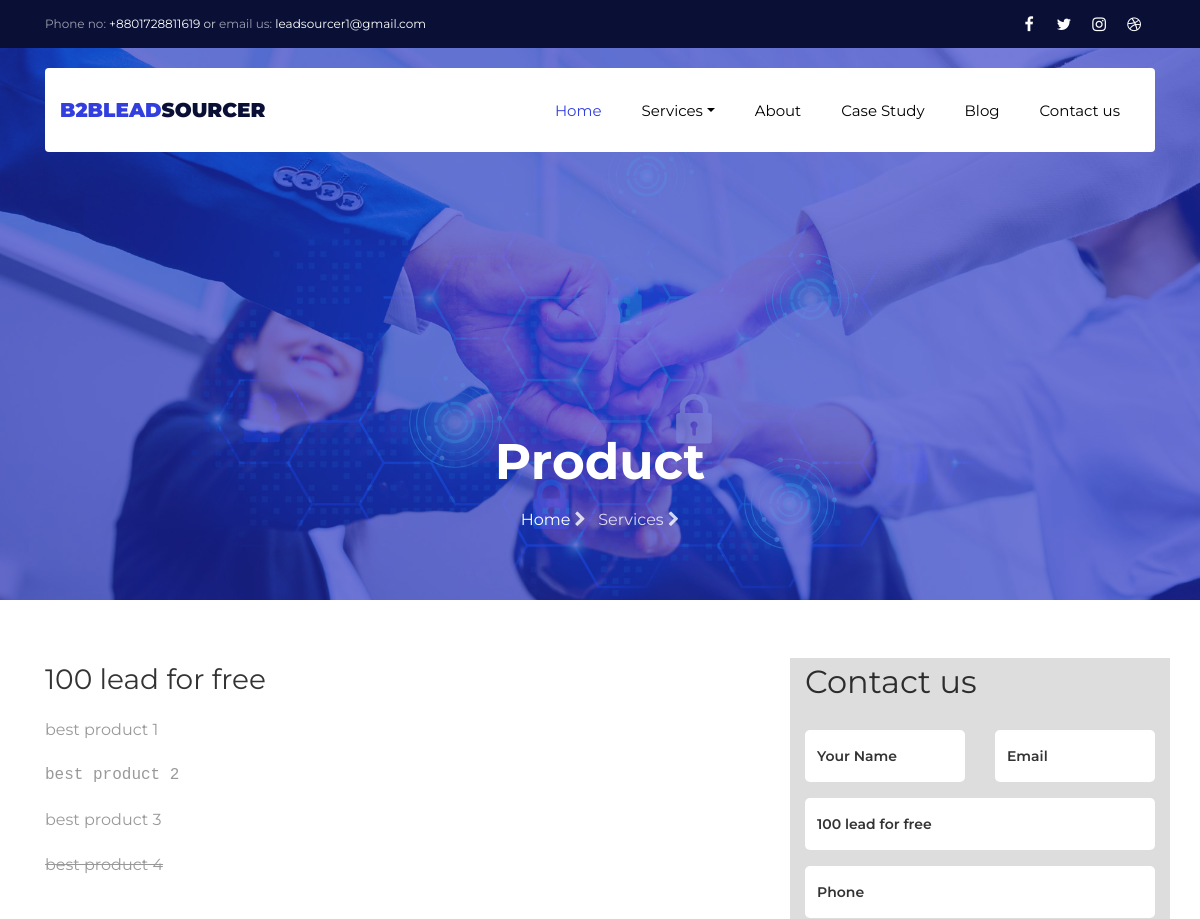
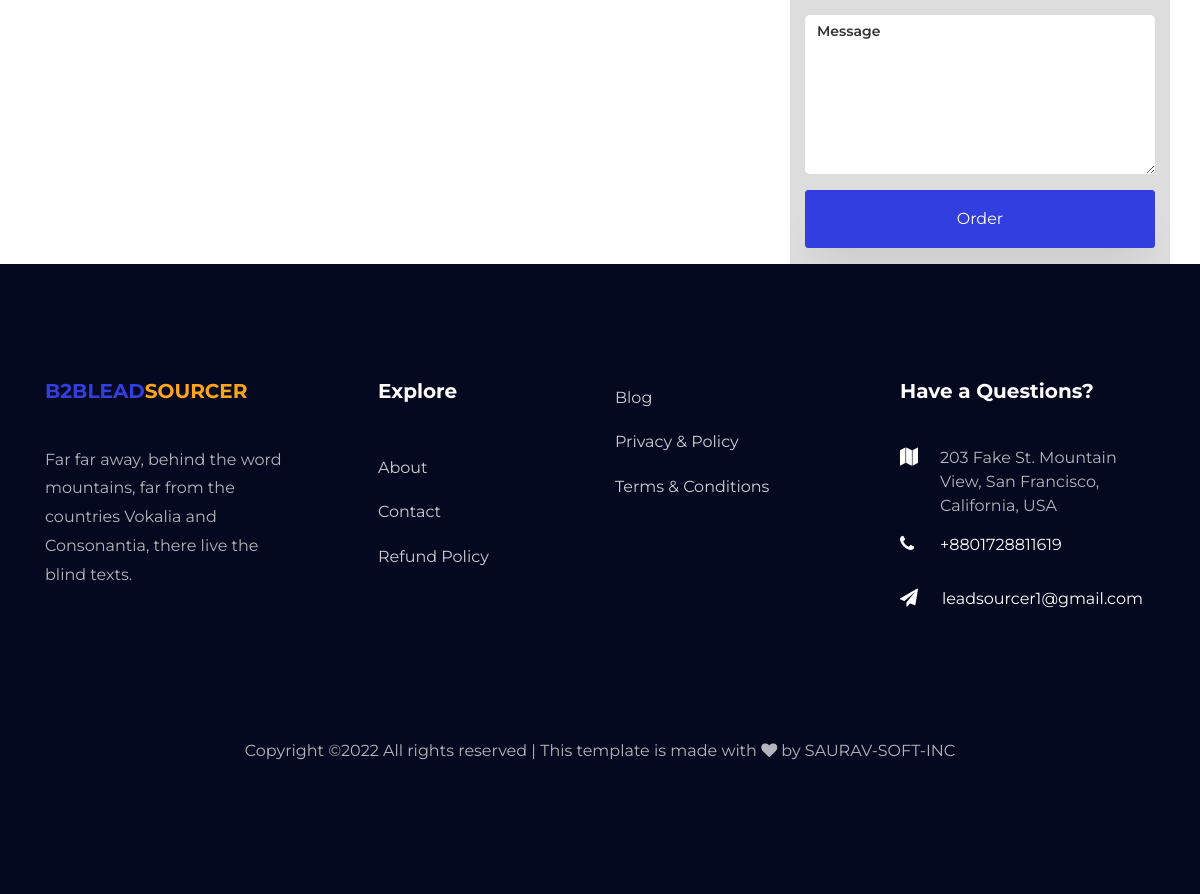
Page /order/1 on the committed database (2 pictures, top to bottom).
### service/models.py (models this page shows, shortened)
class ServicePrice(models.Model):
    title = models.CharField(max_length=250, blank=True, null=True)
    content = RichTextField(blank=True, null=True)
    draft = models.BooleanField(default=True)

### base_app/views.py (the view, shortened to what this page needs)
# urls.py: path('order/<id>', ServicePriceDetail, name="order"),
def ServicePriceDetail(request, id):
    item = get_object_or_404(ServicePrice, pk=id)
    return render(request, 'order.html', context={
        'order': item
    })

### template/order.html (shortened to what this page needs)
{% extends 'base.html' %}
{% load static %}
{% block content %}
<section class="hero-wrap hero-wrap-2" style="background-image: url('{% static 'images/bg_3.jpg' %}');" data-stellar-background-ratio="0.5">
  <div class="overlay"></div>
  <div class="container">
    <div class="row no-gutters slider-text align-items-end justify-content-center">
      <div class="col-md-9 ftco-animate pb-5 text-center">
        <h1 class="mb-3 bread">Product</h1>
        <p class="breadcrumbs"><span class="mr-2"><a href="index.html">Home <i class="fa fa-chevron-right"></i></a></span> <span>Services <i class="fa fa-chevron-right"></i></span></p>
      </div>
    </div>
  </div>
</section>
<br>
<br>
<section class="content">
    <div class="container">
        <div class="row">
            <div class="col-md-8">
                <div class="content">
                    <h3>{{ order.title }}</h3>
                    <p>{{ order.content|safe }}</p>
                </div>
            </div>
            <div class="col-md-4 half ftco-animate">
                <h2 class="mb-4">Contact us</h2>
                <form action="#" method="POST" class="appointment">
                    <div class="row">
                        <div class="col-md-6">
                            <div class="form-group">
                                <input type="text" name="name" required class="form-control" placeholder="Your Name">
                            </div>
                        </div>
                        <div class="col-md-6">
                            <div class="form-group">
                                <input type="email" name="email" required class="form-control" placeholder="Email">
                            </div>
                        </div>
                        <div class="col-md-12">
                            <div class="form-group">
                                <input type="text" name="subject" required value="{{ order.title }}" class="form-control" placeholder="">
                            </div>
                        </div>
                        <div class="col-md-12">
                            <div class="form-group">
                                <input type="text" name="phone" class="form-control" placeholder="Phone">
                            </div>
                        </div>
                        <div class="col-md-12">
                            <div class="form-group">
                                <textarea name="message" required id="" cols="30" rows="7" class="form-control" placeholder="Message"></textarea>
                            </div>
                        </div>
                        <div class="col-md-12">
                            <div class="form-group">
                                <input type="submit" value="Order" class="btn btn-primary py-3 px-4">
                            </div>
                        </div>
                    </div>
                </form>
            </div>
        </div>
    </div>
</section>
{% endblock %}

### template/order.html (style rules this page uses)
.col-md-4.half.ftco-animate.fadeInUp.ftco-animated { background: #ddd; }

### rows in the picture
ServicePrice: title "100 lead for free", content "best product 1 best product 2 best product 3 best product 4", subject "100 lead for free"
